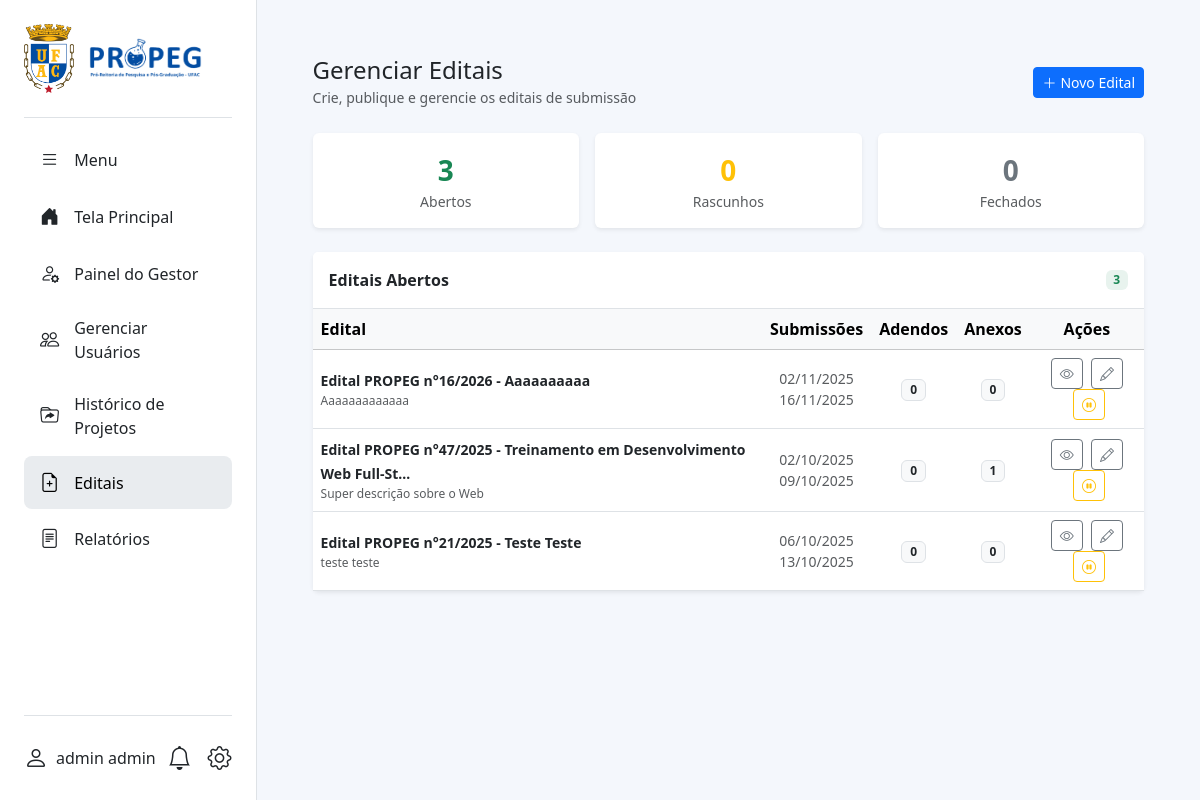
The page /projetos/gestor/editais/ (signed in) on the database its author committed.
### projetos_institucionais/models.py (models this page shows, shortened)
class Usuario(AbstractUser):
    PERFIL_CHOICES = (
        ('coordenador', 'Coordenador'),
        ('aluno', 'Aluno'),
        ('gestor', 'Gestor'),
    )
    STATUS_CHOICES = (
        ('pendente', 'Pendente'),
        ('ativo', 'Ativo'),
        ('inativo', 'Inativo'),
    )
    CNPQ_AREA_CHOICES = [
        ('', 'Selecione uma área'),
        ('Ciências Exatas e da Terra', (
            ('exatas_matematica',  'Matemática'),
            ('exatas_computacao',  'Computação'),
            ('exatas_fisica',      'Física'),
            ('exatas_quimica',     'Química'),
            ('exatas_geociencias', 'Geociências'),
        )),
        ('Ciências Biológicas', (
            ('bio_geral',     'Biologia Geral'),
            ('bio_biofisica', 'Biofísica'),
            ('bio_botanica',  'Botânica'),
            ('bio_ecologia',  'Ecologia'),
            ('bio_genetica',  'Genética'),
        )),
        ('Engenharias', (
            ('eng_civil',    'Engenharia Civil'),
            ('eng_eletrica', 'Engenharia Elétrica'),
            ('eng_mecanica', 'Engenharia Mecânica'),
            ('eng_producao', 'Engenharia de Produção'),
        )),
        ('Ciências da Saúde', (
            ('saude_medicina', 'Medicina'),
            ('saude_nutricao', 'Nutrição'),
            ('saude_coletiva', 'Saúde Coletiva'),
        )),
        ('Ciências Agrárias', (
            ('agrar_agronomia', 'Agronomia'),
            ('agrar_florestal', 'Recursos Florestais'),
            ('agrar_zootecnia', 'Zootecnia'),
        )),
        ('Ciências Sociais Aplicadas', (
            ('sociais_direito',  'Direito'),
            ('sociais_admin',    'Administração'),
            ('sociais_economia', 'Economia'),
            ('sociais_info',     'Ciência da Informação'),
        )),
        ('Ciências Humanas', (
            ('humanas_filosofia',  'Filosofia'),
            ('humanas_sociologia', 'Sociologia'),
            ('humanas_historia',   'História'),
            ('humanas_psicologia', 'Psicologia'),
            ('humanas_educacao',   'Educação'),
        )),
        ('Linguística, Letras e Artes', (
            ('lla_linguistica', 'Linguística'),
            ('lla_letras',      'Letras'),
            ('lla_artes',       'Artes'),
        )),
    ]
    status = models.CharField(
        max_length=20,
        choices=STATUS_CHOICES,
        default='pendente',
        verbose_name='Status',
    )
    USERNAME_FIELD = 'cpf'
    REQUIRED_FIELDS = ['username', 'first_name', 'last_name', 'email']
    cpf = models.CharField(max_length=14, unique=True, verbose_name="CPF")
    email = models.EmailField(unique=True)
    telefone = models.CharField(max_length=20, blank=True, null=True)
    rg = models.CharField(max_length=20, blank=True, null=True, verbose_name="RG")
    data_nascimento = models.DateField(blank=True, null=True, verbose_name="Data de Nascimento")
    siape = models.CharField(max_length=10, blank=True, null=True, verbose_name="SIAPE")
    matricula = models.CharField(max_length=20, blank=True, null=True, verbose_name="Nº de Matrícula")
    lattes = models.CharField(max_length=50, blank=True, null=True, verbose_name="Nº Currículo Lattes")
    cnpq_area = models.CharField(
        max_length=100,
        choices=CNPQ_AREA_CHOICES,
        blank=True,
        null=True,
        verbose_name="Grande Área CNPq",
    )
    cnpq = models.CharField(max_length=20, blank=True, null=True, verbose_name="Nº Currículo Lattes/CNPq")
    perfil = models.CharField(max_length=20, choices=PERFIL_CHOICES)
    regime_trabalho = models.CharField(max_length=3, blank=True, null=True, verbose_name="Regime de Trabalho")
    is_active = models.BooleanField(default=False, verbose_name="Ativo", help_text="Marque esta opção para ativar a conta do usuário.")
    curso = models.ForeignKey(
        'CursoGraduacao',
        on_delete=models.SET_NULL,
        null=True,
        blank=True,
        verbose_name="Curso de Graduação",
    )
    endereco = models.OneToOneField(
        'Endereco',
        on_delete=models.SET_NULL,
        null=True,
        blank=True
    )
    titulacao = models.ForeignKey(
        'Titulacao',
        on_delete=models.SET_NULL,
        null=True,
        blank=True,
        verbose_name="Titulação"
    )
    centro_lotacao = models.ForeignKey(
        'CentroLotacao',
        on_delete=models.SET_NULL,
        null=True,
        blank=True,
        verbose_name="Centro de Lotação"
    )
    objects = UsuarioManager()

class Edital(models.Model):
    STATUS_CHOICES = (
        ('rascunho', 'Rascunho'),
        ('aberto', 'Aberto'),
        ('fechado', 'Fechado'),
    )
    tipo = models.CharField(max_length=50, default='PROPEG', verbose_name="Tipo/Origem", help_text="Ex: PROPEG, PROEX, etc.")
    numero = models.PositiveIntegerField(verbose_name="Número do Edital")
    ano = models.PositiveIntegerField(verbose_name="Ano do Edital")
    titulo = models.CharField(max_length=255, verbose_name="Título Descritivo do Edital")
    descricao = models.TextField(verbose_name="Descrição Resumida")
    data_inicio_submissoes = models.DateField(verbose_name="Início das Submissões")
    data_fim_submissoes = models.DateField(verbose_name="Fim das Submissões")
    status = models.CharField(max_length=10, choices=STATUS_CHOICES, default='rascunho')
    documento_principal = models.FileField(
        upload_to='editais/documentos/',
        storage=_raw_storage(),
        blank=True, null=True,
        max_length=500,
        verbose_name="Documento Principal do Edital (PDF)"
    )
    criado_por = models.ForeignKey(settings.AUTH_USER_MODEL, on_delete=models.PROTECT)
    data_criacao = models.DateTimeField(auto_now_add=True)
    @property
    def titulo_completo(self):
        return f"Edital {self.tipo} n°{self.numero}/{self.ano} - {self.titulo}"
    class Meta:
        verbose_name = "Edital"
        verbose_name_plural = "Editais"
        ordering = ['-ano', '-numero']
        unique_together = ('numero', 'ano', 'tipo')

### projetos_institucionais/views.py (the view)
# urls.py: path('gestor/editais/', views.gestor_listar_editais, name='gestor_listar_editais'),
@login_required
@gestor_required
def gestor_listar_editais(request):
    rascunhos = Edital.objects.filter(status='rascunho').order_by('-ano', '-numero')
    abertos   = Edital.objects.filter(status='aberto').order_by('-ano', '-numero')
    fechados  = Edital.objects.filter(status='fechado').order_by('-ano', '-numero')
    grupos = [
        ('abertos',   'Editais Abertos',   'bg-success bg-opacity-10 text-success', abertos),
        ('rascunhos', 'Rascunhos',          'bg-warning text-dark',                  rascunhos),
        ('fechados',  'Editais Fechados',   'bg-secondary bg-opacity-10 text-secondary', fechados),
    ]
    return render(request, 'projetos_institucionais/gestor_edital_lista.html', {
        'rascunhos': rascunhos, 'abertos': abertos, 'fechados': fechados, 'grupos': grupos,
    })

### templates/projetos_institucionais/gestor_edital_lista.html (shortened to what this page needs)
{% extends "base2.html" %}
{% load static %}
{% block content %}
<div class="container-fluid py-4 px-4">
  <div class="d-flex justify-content-between align-items-center mb-4 flex-wrap gap-3">
    <div>
      <h4 class="mb-0">Gerenciar Editais</h4>
      <small class="text-muted">Crie, publique e gerencie os editais de submissão</small>
    </div>
    <a href="{% url 'gestor_criar_edital' %}" class="btn btn-primary btn-sm">
      <i class="bi bi-plus-lg me-1"></i>Novo Edital
    </a>
  </div>
  <div class="row g-3 mb-4">
    <div class="col-6 col-md-4">
      <div class="card border-0 shadow-sm text-center py-3">
        <div class="fs-3 fw-bold text-success">{{ abertos|length }}</div>
        <small class="text-muted">Abertos</small>
      </div>
    </div>
    <div class="col-6 col-md-4">
      <div class="card border-0 shadow-sm text-center py-3">
        <div class="fs-3 fw-bold text-warning">{{ rascunhos|length }}</div>
        <small class="text-muted">Rascunhos</small>
      </div>
    </div>
    <div class="col-6 col-md-4">
      <div class="card border-0 shadow-sm text-center py-3">
        <div class="fs-3 fw-bold text-secondary">{{ fechados|length }}</div>
        <small class="text-muted">Fechados</small>
      </div>
    </div>
  </div>
  {% for grupo, label, badge_cls, lista_editais in grupos %}
  {% if lista_editais %}
  <div class="card border-0 shadow-sm mb-4">
    <div class="card-header bg-white border-bottom py-3 d-flex justify-content-between align-items-center">
      <strong>{{ label }}</strong>
      <span class="badge {{ badge_cls }}">{{ lista_editais|length }}</span>
    </div>
    <div class="table-responsive">
      <table class="table table-hover align-middle mb-0">
        <thead class="table-light">
          <tr>
            <th>Edital</th>
            <th class="text-center">Submissões</th>
            <th class="text-center">Adendos</th>
            <th class="text-center">Anexos</th>
            <th class="text-center">Ações</th>
          </tr>
        </thead>
        <tbody>
          {% for e in lista_editais %}
          <tr>
            <td>
              <a href="{% url 'gestor_detalhe_edital' pk=e.pk %}" class="fw-semibold text-decoration-none text-dark small">
                {{ e.titulo_completo|truncatechars:70 }}
              </a>
              <div class="text-muted" style="font-size:.75rem;">{{ e.descricao|truncatechars:80 }}</div>
            </td>
            <td class="text-center small text-muted">
              {{ e.data_inicio_submissoes|date:"d/m/Y" }}<br>{{ e.data_fim_submissoes|date:"d/m/Y" }}
            </td>
            <td class="text-center">
              <span class="badge bg-light text-dark border">{{ e.adendos.count }}</span>
            </td>
            <td class="text-center">
              <span class="badge bg-light text-dark border">{{ e.anexos.count }}</span>
            </td>
            <td class="text-center">
              <a href="{% url 'gestor_detalhe_edital' pk=e.pk %}" class="btn btn-sm btn-outline-secondary" title="Ver detalhes">
                <i class="bi bi-eye"></i>
              </a>
              <a href="{% url 'gestor_editar_edital' pk=e.pk %}" class="btn btn-sm btn-outline-secondary ms-1" title="Editar">
                <i class="bi bi-pencil"></i>
              </a>
              <form method="post" action="{% url 'gestor_toggle_edital' pk=e.pk %}" class="d-inline">
                <button type="submit" class="btn btn-sm ms-1
                  {% if e.status == 'aberto' %}btn-outline-warning{% else %}btn-outline-success{% endif %}"
                  title="{% if e.status == 'aberto' %}Fechar edital{% else %}Publicar/Reabrir{% endif %}"
                  onclick="return confirm('{% if e.status == 'aberto' %}Fechar{% else %}Publicar/Reabrir{% endif %} este edital?')">
                  <i class="bi bi-{% if e.status == 'aberto' %}pause-circle{% else %}play-circle{% endif %}"></i>
                </button>
              </form>
            </td>
          </tr>
          {% endfor %}
        </tbody>
      </table>
    </div>
  </div>
  {% endif %}
  {% endfor %}
</div>
{% endblock %}

### templates/base2.html (shortened to what this page needs)
{% load static %}
<!DOCTYPE html>
<html lang="pt-BR">
<head>
    <link href="https://cdn.jsdelivr.net/npm/bootstrap@5.3.3/dist/css/bootstrap.min.css" rel="stylesheet">
    <link href="https://cdn.jsdelivr.net/npm/bootstrap-icons@1.11.3/font/bootstrap-icons.css" rel="stylesheet">
    <link href="https://cdnjs.cloudflare.com/ajax/libs/font-awesome/6.5.2/css/all.min.css" rel="stylesheet">
    <link href="{% static 'css/style.css' %}" rel="stylesheet">
</head>
<body>
    <div class="d-flex">
        <div id="sidebar" class="d-flex flex-column">
            <div class="sidebar-header">
                <img src="{% static 'imagens/logo_ufac.png' %}" alt="Logo UFAC" width="50">
                <img src="{% static 'imagens/Logo-Propeg.png' %}" alt="Logo PROPEG" class="logo-propeg" style="height:40px; width:auto;">
            </div>
            <ul class="nav flex-column my-3">
                <li class="nav-item">
                    <a href="#" class="nav-link text-dark" id="toggle-btn">
                        <i class="bi bi-list"></i>
                        <span>Menu</span>
                    </a>
                </li>
                {% with request.resolver_match.url_name as url_name %}
                <li class="nav-item">
                    <a href="{% url 'tela_principal' %}"
                        class="nav-link {% if url_name == 'tela_principal' %}active{% else %}text-dark{% endif %}">
                        <i class="bi bi-house-door-fill"></i>
                        <span>Tela Principal</span>
                    </a>
                </li>
                {% if user.is_authenticated and user.perfil == 'gestor' %}
                <li class="nav-item">
                    <a href="{% url 'gestor_dashboard' %}"
                        class="nav-link {% if request.resolver_match.url_name == 'gestor_dashboard' %}active{% else %}text-dark{% endif %}">
                        <i class="bi bi-person-gear"></i>
                        <span>Painel do Gestor</span>
                    </a>
                </li>
                <li class="nav-item">
                    <a href="{% url 'gerenciar_usuarios' %}" class="nav-link {% if request.resolver_match.url_name == 'gerenciar_usuarios' %}active{% else %}text-dark{% endif %}">
                        <i class="bi bi-people"></i>
                        <span>Gerenciar Usuários</span>
                    </a>
                </li>
                <li class="nav-item">
                    <a href="{% url 'historico_projetos' %}" class="nav-link {% if request.resolver_match.url_name == 'historico_projetos' %}active{% else %}text-dark{% endif %}">
                        <i class="bi bi-folder-symlink"></i>
                        <span>Histórico de Projetos</span>
                    </a>
                </li>
                <li class="nav-item">
                    <a href="{% url 'gestor_listar_editais' %}" class="nav-link {% if request.resolver_match.url_name == 'gestor_listar_editais' %}active{% else %}text-dark{% endif %}">
                        <i class="bi bi-file-earmark-plus"></i>
                        <span>Editais</span>
                    </a>
                </li>
                <li class="nav-item">
                    <a href="{% url 'gestor_relatorios' %}" class="nav-link {% if request.resolver_match.url_name == 'gestor_relatorios' %}active{% else %}text-dark{% endif %}">
                        <i class="bi bi-file-text"></i>
                        <span>Relatórios</span>
                    </a>
                </li>
                {% endif %}
                {% endwith %}
            </ul>
            <div class="sidebar-footer mt-auto">
                {% if user.is_authenticated %}
                <a href="{% url 'perfil' %}" class="d-flex align-items-center text-dark text-decoration-none">
                    <i class="bi bi-person fs-4"></i>
                    <span class="ms-2">
                        {% if user.get_full_name %}
                        {{ user.get_full_name }}
                        {% elif user.first_name %}
                        {{ user.first_name }}
                        {% else %}
                        {{ user.cpf }}
                        {% endif %}
                    </span>
                </a>
                {% endif %}
                <div class="d-flex align-items-center">
                    <a href="{% url 'lista_notificacoes' %}" class="text-dark position-relative me-3">
                        <i class="bi bi-bell fs-4"></i>
                    </a>
                    {% if user.is_authenticated %}
                    <div class="dropdown dropup">
                        <a href="#" class="text-dark text-decoration-none" data-bs-toggle="dropdown"
                            aria-expanded="false">
                            <i class="bi bi-gear fs-4"></i>
                        </a>
                    </div>
                    {% endif %}
                </div>
            </div>
        </div>
        <main id="main-content">
            {% block content %}
            {% endblock %}
        </main>
    </div>
</body>
</html>

### rows shown on the page
Usuario: get_full_name "admin admin"
Edital: titulo_completo "Edital PROPEG n°16/2026 - Aaaaaaaaaa", descricao "Aaaaaaaaaaaaa", data_inicio_submissoes "02/11/2025", data_fim_submissoes "16/11/2025", adendos.count "0", anexos.count "0"
Edital: titulo_completo "Edital PROPEG n°47/2025 - Treinamento em Desenvolvimento Web Full-St…", descricao "Super descrição sobre o Web", data_inicio_submissoes "02/10/2025", data_fim_submissoes "09/10/2025", adendos.count "0", anexos.count "1"
Edital: titulo_completo "Edital PROPEG n°21/2025 - Teste Teste", descricao "teste teste", data_inicio_submissoes "06/10/2025", data_fim_submissoes "13/10/2025", adendos.count "0", anexos.count "0"

### other values the page prints
{{ abertos|length }} "3"
{{ rascunhos|length }} "0"
{{ fechados|length }} "0"
{{ label }} "Editais Abertos"
{{ lista_editais|length }} "3"
